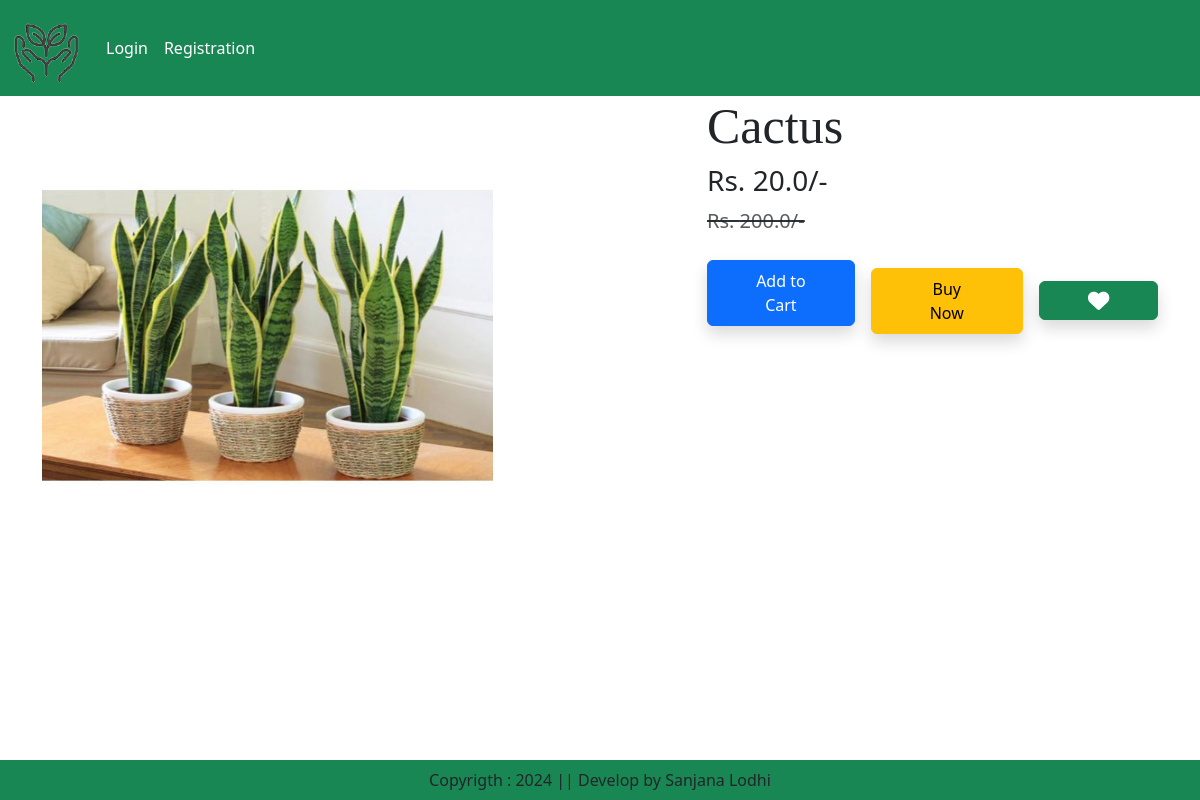
Page /product-detail/4 on the committed database.
### Home_App/models.py (models this page shows, shortened)
class Product(models.Model):
    title=models.CharField(max_length=100)
    selling_price=models.FloatField()
    discount_price=models.FloatField()
    category=models.CharField(choices=CATEGORY_CHOICES,max_length=9)
    product_image = models.ImageField(upload_to='product')

### Home_App/views.py (the view)
# urls.py: path('product-detail/<int:pk>',views.ProductDetail.as_view(),name="product-detail"),
class ProductDetail(View):
    def get(self,request,pk):
        product=Product.objects.get(pk=pk)
        return render(request,"productdetail.html",locals())

### Home_App/templates/productdetail.html (shortened to what this page needs)
{% extends 'base.html' %}
{% load static %}
{% block main-content %}
    <div class="container">
        <div class="row flex justify-content-between">
            <div class="img2 col-lg-5 mt-5">
                <img src="{{product.product_image.url}}"
                     class="image col-xs-6 col-sm-12 col-lg-12 mt-3 text-sm-center w-100 h-75"
                     alt="">
            </div>
            <div class="productdetail col-lg-5">
                <h1 style="font-family: Georgia; font-size: 50px;">{{product.title}}</h1>
                <h3>Rs. {{product.discount_price}}/-</h3>
                <small class="text-decoration-line-through text-muted fs-5">
                    <del>Rs. {{product.selling_price}}/-</del>
                </small>
                <div class="mt-4 d-flex align-items-center">
                    <form action="/add-to-cart" class="d-inline">
                        <button type="submit" class="btn btn-primary shadow px-5 py-2">Add to Cart</button>
                    </form>
                    <a href="{% url 'showcart' %}" class="btn btn-warning shadow px-5 py-2 ms-3">Buy Now</a>
                    {% if wishlist %}
                        <a pid="{{product.id}}" class="minus-wishlist btn btn-danger shadow px-5 py-2 ms-3">
                            <i class="fas fa-heart fa-lg"></i>
                        </a>
                    {% else %}
                        <a pid="{{product.id}}" class="plus-wishlist btn btn-success shadow px-5 py-2 ms-3">
                            <i class="fas fa-heart fa-lg"></i>
                        </a>
                    {% endif %}
                </div>
            </div>
        </div>
    </div>
{% endblock main-content %}

### rows in the picture
Product: product_image (picture), title "Cactus", discount_price "20.0", selling_price "200.0"
